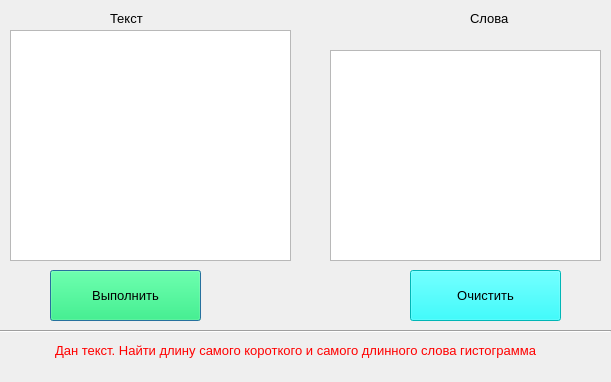
<?xml version="1.0" encoding="UTF-8"?>
<ui version="4.0">
 <class>Dialog</class>
 <widget class="QDialog" name="Dialog">
  <property name="geometry">
   <rect>
    <x>0</x>
    <y>0</y>
    <width>611</width>
    <height>382</height>
   </rect>
  </property>
  <property name="minimumSize">
   <size>
    <width>611</width>
    <height>382</height>
   </size>
  </property>
  <property name="maximumSize">
   <size>
    <width>611</width>
    <height>382</height>
   </size>
  </property>
  <property name="windowTitle">
   <string>Dialog</string>
  </property>
  <widget class="QTextEdit" name="textEdit_words">
   <property name="geometry">
    <rect>
     <x>330</x>
     <y>50</y>
     <width>271</width>
     <height>211</height>
    </rect>
   </property>
   <property name="font">
    <font>
     <family>Segoe UI</family>
     <pointsize>10</pointsize>
    </font>
   </property>
  </widget>
  <widget class="QTextEdit" name="textEdit_text">
   <property name="geometry">
    <rect>
     <x>10</x>
     <y>30</y>
     <width>281</width>
     <height>231</height>
    </rect>
   </property>
   <property name="font">
    <font>
     <family>Segoe UI</family>
     <pointsize>10</pointsize>
    </font>
   </property>
  </widget>
  <widget class="QLabel" name="label_1">
   <property name="geometry">
    <rect>
     <x>110</x>
     <y>10</y>
     <width>41</width>
     <height>16</height>
    </rect>
   </property>
   <property name="font">
    <font>
     <family>Segoe UI</family>
     <pointsize>10</pointsize>
    </font>
   </property>
   <property name="text">
    <string>Текст</string>
   </property>
  </widget>
  <widget class="QLabel" name="label_2">
   <property name="geometry">
    <rect>
     <x>470</x>
     <y>10</y>
     <width>51</width>
     <height>16</height>
    </rect>
   </property>
   <property name="font">
    <font>
     <family>Segoe UI</family>
     <pointsize>10</pointsize>
    </font>
   </property>
   <property name="text">
    <string>Слова</string>
   </property>
  </widget>
  <widget class="QPushButton" name="btn_solve">
   <property name="geometry">
    <rect>
     <x>50</x>
     <y>270</y>
     <width>151</width>
     <height>51</height>
    </rect>
   </property>
   <property name="font">
    <font>
     <family>Segoe UI</family>
     <pointsize>10</pointsize>
    </font>
   </property>
   <property name="styleSheet">
    <string notr="true">background-color:rgb(0, 255, 100)</string>
   </property>
   <property name="text">
    <string>Выполнить</string>
   </property>
  </widget>
  <widget class="QPushButton" name="btn_clear">
   <property name="geometry">
    <rect>
     <x>410</x>
     <y>270</y>
     <width>151</width>
     <height>51</height>
    </rect>
   </property>
   <property name="font">
    <font>
     <family>Segoe UI</family>
     <pointsize>10</pointsize>
    </font>
   </property>
   <property name="styleSheet">
    <string notr="true">background-color:rgb(0, 255, 255)</string>
   </property>
   <property name="text">
    <string>Очистить</string>
   </property>
  </widget>
  <widget class="QLabel" name="label_task_1">
   <property name="geometry">
    <rect>
     <x>20</x>
     <y>340</y>
     <width>551</width>
     <height>21</height>
    </rect>
   </property>
   <property name="font">
    <font>
     <family>Segoe UI</family>
     <pointsize>10</pointsize>
    </font>
   </property>
   <property name="styleSheet">
    <string notr="true">color:rgb(255, 0, 0)</string>
   </property>
   <property name="text">
    <string>&lt;html&gt;&lt;head/&gt;&lt;body&gt;&lt;p&gt;Дан текст. Найти длину самого короткого и самого длинного слова гистограмма&lt;/p&gt;&lt;/body&gt;&lt;/html&gt;</string>
   </property>
   <property name="alignment">
    <set>Qt::AlignCenter</set>
   </property>
  </widget>
  <widget class="Line" name="line">
   <property name="geometry">
    <rect>
     <x>0</x>
     <y>323</y>
     <width>611</width>
     <height>16</height>
    </rect>
   </property>
   <property name="orientation">
    <enum>Qt::Horizontal</enum>
   </property>
  </widget>
 </widget>
 <resources/>
 <connections/>
</ui>
